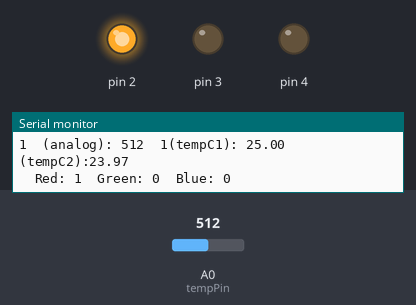
Recording of a sketch running on a simulated Arduino Uno, built with avr-gcc and run on an emulated ATmega328P. Shown: output pins drawn as LEDs (lit = HIGH), the last lines printed to the serial monitor. The inputs (shaded band) are chosen by the test bench; at power-on: A0 (tempPin) = 512.

Above: at 1.8 s.
1.9 s: A0 (tempPin) set to 526
3.4 s: A0 (tempPin) set to 542
At 5.0 s:
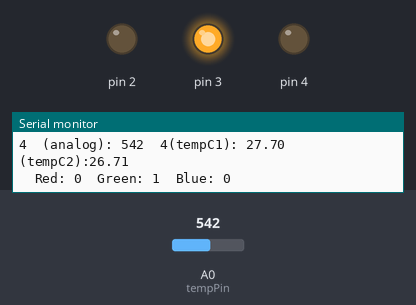
5.5 s: A0 (tempPin) set to 582
At 7.2 s:
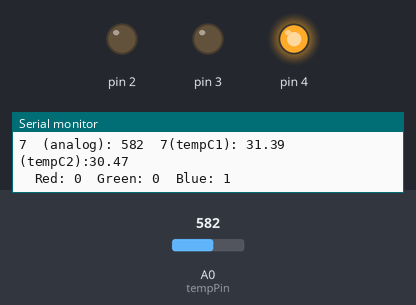
7.5 s: A0 (tempPin) set to 511
At 8.5 s:
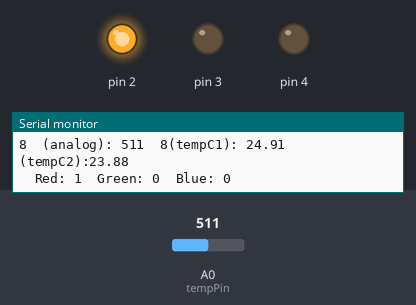
9.5 s: A0 (tempPin) set to 716
At 10.9 s:
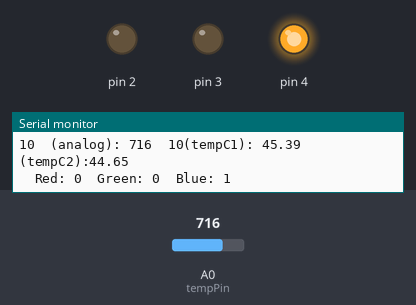
Timing chart, 0 to 12.5 s (numbered marks = the images above; inputs shaded):
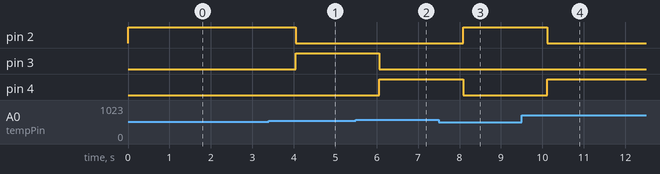

Measured:
- the behaviour switches between 534 and 535 on A0 (tempPin) (found by bisection; images 0 and 1)
- the behaviour switches between 567 and 568 on A0 (tempPin) (found by bisection; images 1 and 2)
- after the input at 3.4 s, pin 2: HIGH → LOW after 0.65 s; pin 3: LOW → HIGH after 0.65 s
- after the input at 5.5 s, pin 3: HIGH → LOW after 0.57 s; pin 4: LOW → HIGH after 0.57 s
- after the input at 7.5 s, pin 2: LOW → HIGH after 0.59 s; pin 4: HIGH → LOW after 0.59 s
- after the input at 9.5 s, pin 2: HIGH → LOW after 0.61 s; pin 4: LOW → HIGH after 0.61 s

The sketch:

Thermometer2.ino
```cpp
int tempPin = 0;
int index = 0;
double breakTemp1 = 27.00;
double breakTemp2 = 30.00;

//int state = 0;
//                R  G  B
int ledPorts[] = {2, 3, 4};


int LED_RED = ledPorts[0];
int LED_GREEN = ledPorts[1];
int LED_BLUE = ledPorts[2];

void setup()
{
  //lcd.begin(16, 2);
  Serial.begin(9600);

  for (int pin : ledPorts) {
    pinMode(pin, OUTPUT);
  }
}

void loop()
{


  int tempReading = analogRead(tempPin); //Analog between 0 and 1024
  /*
     Let r_t thermister resistance, r_0 be resistor resistance
         V_t thermister potential drop, V_0 be total voltage (5V)
     Then V_t = r_t / (r_t + r_0) * V_0
     To convert analog reading to voltage, we have
     V_0 - V_t = analogRead / 1024 * V_0
     or
     r_0 / (r_t + r_0) * V_0 = analogRead / 1024 * V_0
     r_0 / (r_t + r_0) = analogRead / 1024
     (r_t + r_0) / r_0 = 1024 / analogRead
     1 + r_t / r_0 = 1024 / analogRead
     r_t / r_0 = 1024 / analogRead - 1
     r_t = r_0 * (1024 / analogRead - 1)

  */
  double resistance = 10000.0 * ((1024.0 / tempReading - 1));
  // Steinhart-Hart: 1/T = A + B ln R + C (ln R)^3
  //                 T = 1 / (A + (B + (C (ln R)^2)) * ln R)
  double lnR = log(resistance);
  double tempK1 = 1 / (0.001129148 + (0.000234125 + (0.0000000876741 * lnR * lnR )) * lnR ); // Steinhart-Hart
  double tempK2 = 1 / ( 0.001167419 + (0.000226582) * lnR + 0.000000142456334686082 * lnR * lnR * lnR );
  float tempC1 = tempK1 - 273.15;            // Convert Kelvin to Celcius
  float tempC2 = tempK2 - 273.15;
  //float tempF = (tempC * 9.0) / 5.0 + 32.0; // Convert Celcius to Fahrenheit

  // Display Temperature in C
  Serial.print(String(index) + "\t(analog): " + String(tempReading) + "\t");
  Serial.println(String(index) + "(tempC1): " + String(tempC1) + "\t" + "(tempC2):" + String(tempC2));


  digitalWrite(LED_RED, indRed(tempC1));
  digitalWrite(LED_GREEN, indGreen(tempC1));
  digitalWrite(LED_BLUE, indBlue(tempC1));


  Serial.println("\tRed: " + String(indRed(tempC1)) + "\tGreen: " + String(indGreen(tempC1)) + "\tBlue: " + String(indBlue(tempC1)));
  /*
   * red < breakTemp1 <= green < breakTemp2 <= blue

  */
  delay(1000);
  index++;
}


int indRed(double temp) {
  double val = -(temp - breakTemp1);
  return getSign(val);
}

int indGreen(double temp) {
  double val = -(temp - breakTemp1) * (temp - breakTemp2);
  return getSign(val);
}

int indBlue(double temp) {
  double val = temp - breakTemp2;
  return getSign(val);
}


int getSign(double val) {
  if(val >= 0) {
    return 1;
  } else {
    return 0;
  }
}
```
